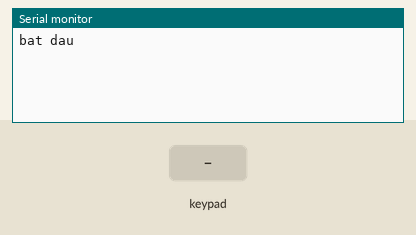
Recording of a sketch running on a simulated Arduino Uno, built with avr-gcc and run on an emulated ATmega328P. On the bench: the last lines printed to the serial monitor. The inputs (shaded band) are chosen by the test bench.

Above: at 1.8 s.
1.9 s: key '1' pressed
At 3.0 s:
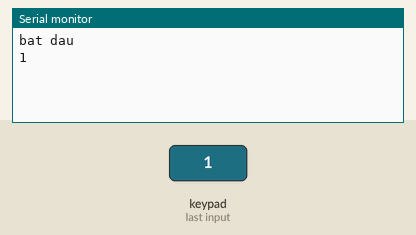
3.5 s: keypad keys 2 3 4 5 # pressed 0.733 s apart
At 10.0 s:
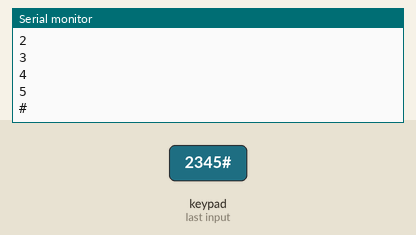
10.2 s: key '*' pressed
At 12.2 s:
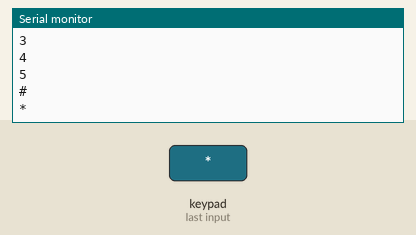
12.5 s: keypad keys 6 7 8 pressed 0.733 s apart
At 13.7 s:
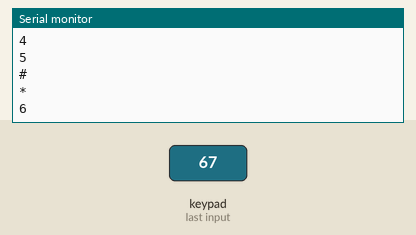
Timing chart, 0 to 15.5 s (numbered marks = the images above; inputs shaded):
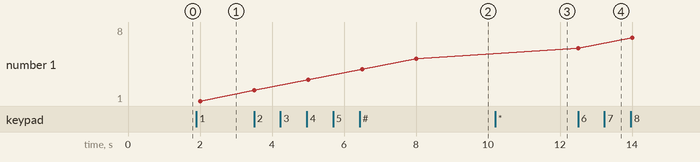

The sketch:

ma_tran_3_4.ino
```cpp
#include <Keypad.h>

const byte ROWS = 4;
const byte COLS = 3;
char keys[ROWS][COLS] = {
  {'1', '2', '3'},
  {'4', '5', '6'},
  {'7', '8', '9'},
  {'*', '0', '#'}
};

byte rowPins[ROWS] = {2, 3, 4, 5}; //connect to the row pinouts of the keypad
byte colPins[COLS] = {6, 7, 8}; //connect to the column pinouts of the keypad
char customKey = 0;
Keypad customKeypad( makeKeymap(keys), rowPins, colPins, ROWS, COLS); //initialize an instance of class NewKeypad
void setup() {
  // put your setup code here, to run once:
  Serial.begin(9600);
  Serial.println("bat dau");
}

void loop() {
  // put your main code here, to run repeatedly:

customKey = customKeypad.getKey();
if(customKey != 0){
Serial.println(customKey);
customKey = 0;}
delay(500);
}
```

Measured:
- after the input at 1.9 s, the serial monitor: prints a new line after 0.10 s (image 1)
- after the input at 3.5 s, the serial monitor: prints a new line at once (image 2)
- after the input at 10.2 s, the serial monitor: prints a new line after 0.81 s (image 3)
- after the input at 12.5 s, the serial monitor: prints a new line at once (image 4)
- plotted number 1: 1 → 5 after the input at 3.5 s, 5 → 8 after the input at 12.5 s
